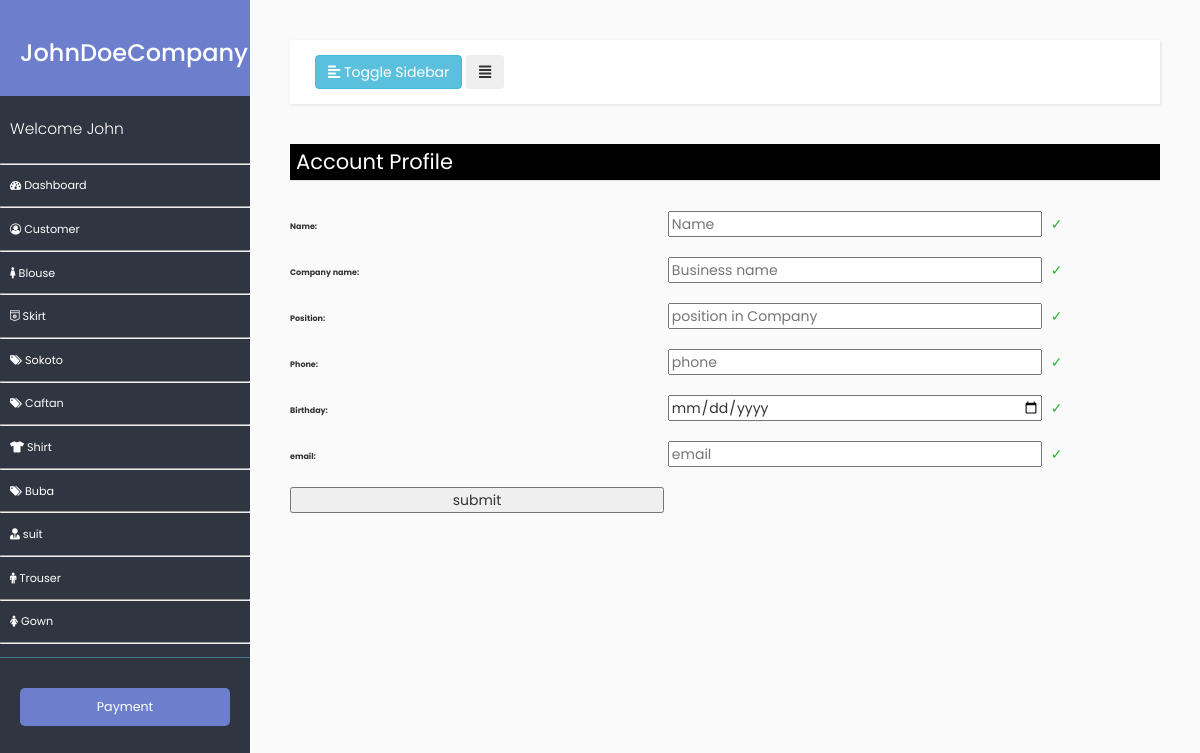
The app's page /account/ (signed in) with its own data.
### metailnook/models.py (models this page shows, shortened)
class  account_profile(models.Model):
    name = models.CharField(max_length=100, verbose_name="name", unique=True)
    Company_name = models.CharField(max_length=100, verbose_name="Company_name")
    position = models.CharField(max_length=100, verbose_name="position")
    phone = models.IntegerField()
    Birthday = models.DateField(verbose_name="Birthday", null=True, default=None, blank=True)
    email = models.EmailField(verbose_name="Email")
    date_created = models.DateField(verbose_name="date_created", auto_now_add=True )

class navbar_link(models.Model):
    linkname = models.CharField(max_length=100, verbose_name="link name")
    link = models.CharField(max_length=100, verbose_name="link")
    icon = models.CharField(max_length=100, null=True)

### metailnook/views.py (the view)
# urls.py: url(r'^account/$', mviews.account_profile_form, name='account'),
@login_required
def account_profile_form(request):
    Bis = account_profile.objects.all()
    url = navbar_link.objects.all()
    if request.POST:
        form= account_profileForm(request.POST)
        if form.is_valid():
            form.save()
            return render(request,'metails/thanks.html')
        else:
            return render(request,'metails/account_profileForm.html', {'form':form,"Homeurl":url,"Bis":Bis})
    else:
        form= account_profileForm()
        return render(request,'metails/account_profileForm.html', {'form':form,"Homeurl":url,"Bis":Bis})

### metailnook/forms.py
class account_profileForm(forms.ModelForm):
	class Meta:
		model = account_profile
		fields = ('name','position','phone','Birthday','email',)

### metailnook/templates/metails/account_profileForm.html (shortened to what this page needs)
{% extends "base.html" %}
{% load static%}
    {% block content %}
		<link href="{% static 'css/formcss.css' %}" rel="stylesheet">
		<div class="content">
		    <form method="post">
    <fieldset>
		    <legend>Account Profile</legend>
		    <label for="name">Name:</label>
		    <input type="text" id="name" name="name"
		           placeholder="Name" />
		    <span class="validity"></span>
		    <label for="Company_name">Company name:</label>
		    <input type="text" id="Company_name" name="Company_name"
		           placeholder="Business name" />
		    <span class="validity"></span>
		    <label for="position">Position:</label>
		    <input type="text" id="position" name="position"
		           placeholder="position in Company" />
		    <span class="validity"></span>
		    <label for="phone">Phone:</label>
		    <input type="phone" id="phone" name="phone"
		           placeholder="phone"  />
		    <span class="validity"></span>
		    <label for="Birthday">Birthday:</label>
		    <input type="date" id="Birthday" name="Birthday"
		           placeholder="Birthday"  />
		    <span class="validity"></span>
		    <label for="email">email:</label>
		    <input type="email" id="email" name="email"
		           placeholder="email"  />
		    <span class="validity"></span>
	</fieldset>
    <input type="submit" name="create" value="submit">
    </form>
</div>
    {%endblock%}

### metailnook/templates/base.html (shortened to what this page needs)
<!DOCTYPE html>
<html lang="en">
<head>
    {% load static %}
    {% block stylesheet %}
    <link rel="stylesheet" href="https://maxcdn.bootstrapcdn.com/bootstrap/3.3.7/css/bootstrap.min.css">
    <link href="{% static 'css/mainstyle.css' %}" rel="stylesheet">
    <link rel="stylesheet" href="https://cdnjs.cloudflare.com/ajax/libs/malihu-custom-scrollbar-plugin/3.1.5/jquery.mCustomScrollbar.min.css">
<link rel="stylesheet" href="https://use.fontawesome.com/releases/v5.1.1/css/all.css">
  <link rel="stylesheet" href="https://cdnjs.cloudflare.com/ajax/libs/font-awesome/4.7.0/css/font-awesome.min.css">
    {% endblock %}
</head>
<body>
{% block left %}
	 <div class="wrapper">
        <nav id="sidebar">
            <div class="sidebar-header">
            	{% for obj in Bis %}
                <h3>{{obj.Company_name}}</h3>
                {% endfor %}
            </div>
            <ul class="list-unstyled components">
            	{% for obj in Bis %}
                <p>Welcome {{obj.name}}</p>
                {% endfor %}
                <hr>
                <li >
                    <a href="/home"><i class="fa fa-dashboard"></i> Dashboard</a>
                </li>
                <hr>
                {% for obj in Homeurl %}
                <li>
                    <a href="{{obj.link}}"><i class="{{obj.icon}}"></i> {{obj.linkname}}</a>
                </li>
                <hr>
                {% endfor %}
            </ul>
            <ul class="list-unstyled CTAs">
                <li>
                    <a href="" class="article">Payment</a>
                </li>
            </ul>
        </nav>
        <div id="content">
            <nav class="navbar navbar-expand-lg navbar-light bg-light">
                <div class="container-fluid">
                    <button type="button" id="sidebarCollapse" class="btn btn-info">
                        <i class="fas fa-align-left"></i>
                        <span>Toggle Sidebar</span>
                    </button>
                    <button class="btn btn-dark d-inline-block d-lg-none ml-auto" type="button" data-toggle="collapse" data-target="#navbarSupportedContent" aria-controls="navbarSupportedContent" aria-expanded="false" aria-label="Toggle navigation">
                        <i class="fas fa-align-justify"></i>
                    </button>
                </div>
            </nav>
            			{% block content %}
                        {% endblock %}
   </div>
 {% endblock %}
</body>
</html>

### metailnook/static/css/mainstyle.css (style rules this page uses)
body { font-family: 'Poppins', sans-serif; background: #fafafa; }
p { font-family: 'Poppins', sans-serif; font-size: 1.1em; font-weight: 300; line-height: 1.7em; color: #999; }
a, a:hover, a:focus { color: inherit; text-decoration: none; transition: all 0.3s; }
.navbar { padding: 15px 10px; background: #fff; border: none; border-radius: 0; margin-bottom: 40px; box-shadow: 1px 1px 3px rgba(0, 0, 0, 0.1); }
.wrapper { display: flex; width: 100%; }
#sidebar { width: 250px; position: fixed; top: 0; left: 0; height: 100vh; z-index: 999; background: #303641; color: #fff; transition: all 0.3s; }
#sidebar .sidebar-header { padding: 20px; background: #6d7fcc; }
#sidebar ul.components { padding: 10px 0; border-bottom: 1px solid #47748b; }
#sidebar ul p { color: #fff; padding: 10px; }
#sidebar ul li a { padding: 10px; font-size: 0.8em; display: block; }
ul.CTAs { padding: 20px; }
ul.CTAs a { text-align: center; font-size: 0.9em !important; display: block; border-radius: 5px; margin-bottom: 5px; }
a.article, a.article:hover { background: #6d7fcc !important; color: #fff !important; }
#content { width: calc(100% - 250px); padding: 40px; min-height: 100vh; transition: all 0.3s; position: absolute; top: 0; right: 0; }
hr { display: block; margin-top: 0.2em; margin-bottom: 0.2em; margin-left: auto; margin-right: auto; border-style: inset; border-width: 0.2px; color: #0b4aa8; }

### metailnook/static/css/formcss.css (style rules this page uses)
legend { background-color: #000; color: #fff; padding: 3px 6px; }
input, label { width: 43%; }
input { margin: 1rem 0; }
label { display: inline-block; font-size: .8rem; }
input:valid + span:after { content: '✓'; color: #26b72b; padding-left: 5px; }

### records on screen
account_profile: Company_name "JohnDoeCompany", name "John"
navbar_link: linkname "Customer"
navbar_link: linkname "Blouse"
navbar_link: linkname "Skirt"
navbar_link: linkname "Sokoto"
navbar_link: linkname "Caftan"
navbar_link: linkname "Shirt"
navbar_link: linkname "Buba"
navbar_link: linkname "suit"
navbar_link: linkname "Trouser"
navbar_link: linkname "Gown"
